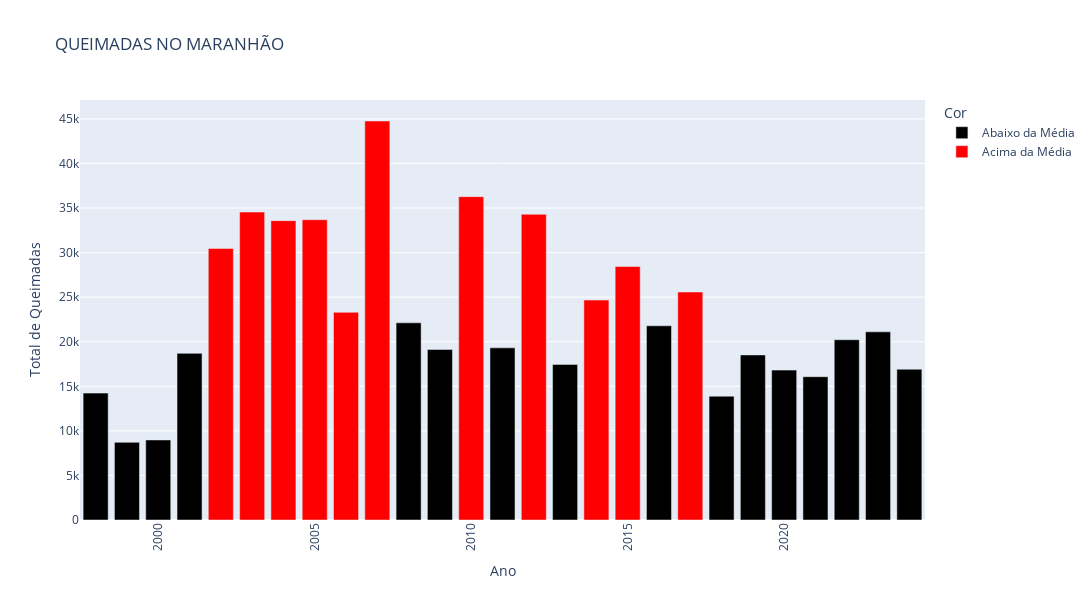

Notebook code for this chart:
### Code cell
# Filtra apenas os anos numéricos e cria uma cópia do DataFrame filtrado
df_anos = df[pd.to_numeric(df["ANO"], errors="coerce").notnull()].copy()

# Converte a coluna "ANO" para numérico e ordena o DataFrame
df_anos["ANO"] = pd.to_numeric(df_anos["ANO"])
df_anos = df_anos.sort_values("ANO")

# Calcula a média das queimadas
media_queimadas = df_anos["Total"].mean()

# Cria uma coluna condicional para definir a cor usando .loc
df_anos.loc[:, "Cor"] = ["Acima da Média" if total > media_queimadas else "Abaixo da Média" for total in df_anos["Total"]]

# Cria o gráfico de barras com a cor condicional
fig = px.bar(
    df_anos,
    x="ANO",
    y="Total",
    title="QUEIMADAS NO MARANHÃO",
    labels={"ANO": "Ano", "Total": "Total de Queimadas"},
    color="Cor",  # Define a cor baseada na nova coluna "Cor"
    color_discrete_map={"Acima da Média": "red", "Abaixo da Média": "black"}  # Mapear as cores desejadas
)

# Ajusta o layout do gráfico
fig.update_layout(
    xaxis_tickangle=-90,
    width=1200,  # Largura do gráfico
    height=600   # Altura do gráfico
)

# Exibe o gráfico
fig.show()

### Figure 1 — Plotly figure (JSON) as saved in the notebook; plotly's stock layout.template omitted (floating-point values rounded to 4 significant figures)
{"data": [{"alignmentgroup": "True", "hovertemplate": "Cor=Abaixo da Média<br>Ano=%{x}<br>Total de Queimadas=%{y}<extra></extra>", "legendgroup": "Abaixo da Média", "marker": {"color": "black", "pattern": {"shape": ""}}, "name": "Abaixo da Média", "offsetgroup": "Abaixo da Média", "orientation": "v", "showlegend": true, "textposition": "auto", "type": "bar", "x": [1998, 1999, 2000, 2001, 2008, 2009, 2011, 2013, 2016, 2018, 2019, 2020, 2021, 2022, 2023, 2024], "xaxis": "x", "y": [14235, 8712, 8983, 18696, 22122, 19132, 19315, 17455, 21789, 13892, 18521, 16817, 16077, 20224, 21113, 16913], "yaxis": "y"}, {"alignmentgroup": "True", "hovertemplate": "Cor=Acima da Média<br>Ano=%{x}<br>Total de Queimadas=%{y}<extra></extra>", "legendgroup": "Acima da Média", "marker": {"color": "red", "pattern": {"shape": ""}}, "name": "Acima da Média", "offsetgroup": "Acima da Média", "orientation": "v", "showlegend": true, "textposition": "auto", "type": "bar", "x": [2002, 2003, 2004, 2005, 2006, 2007, 2010, 2012, 2014, 2015, 2017], "xaxis": "x", "y": [30464, 34548, 33585, 33691, 23302, 44765, 36277, 34299, 24675, 28436, 25576], "yaxis": "y"}], "layout": {"barmode": "relative", "height": 600, "legend": {"title": {"text": "Cor"}, "tracegroupgap": 0}, "title": {"text": "QUEIMADAS NO MARANHÃO"}, "width": 1200, "xaxis": {"anchor": "y", "autorange": true, "domain": [0, 1], "range": [1998.0, 2024.0], "tickangle": -90, "title": {"text": "Ano"}, "type": "linear"}, "yaxis": {"anchor": "x", "autorange": true, "domain": [0, 1], "range": [0, 47120.0], "title": {"text": "Total de Queimadas"}, "type": "linear"}}}
